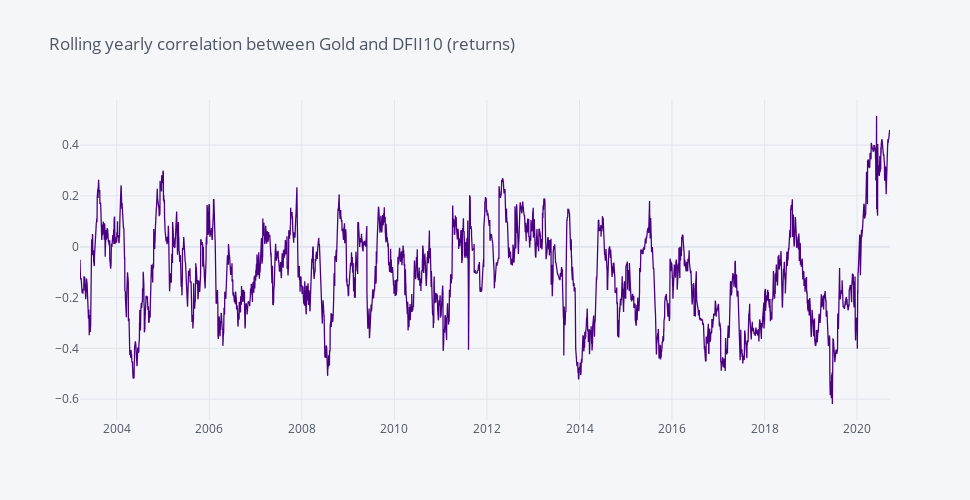

Here is the notebook cell this chart was saved with:
### Code cell
returns['GOLD'].rolling(52).corr(returns['DFII10']).dropna().iplot(dimensions=pa.dimensions, color='indigo', title='Rolling yearly correlation between Gold and DFII10 (returns)')

### Figure 1 — Plotly figure (JSON) as saved in the notebook; plotly's stock layout.template omitted (floating-point values rounded to 4 significant figures; data arrays with more than 128 entries replaced by an {"elided": "..."} marker saying what was removed)
{"data": [{"line": {"color": "rgba(75, 0, 130, 1.0)", "dash": "solid", "shape": "linear", "width": 1.3}, "mode": "lines", "name": "None", "text": "", "type": "scatter", "x": {"elided": "4554 str values"}, "y": {"elided": "4554 float values"}}], "layout": {"height": 500, "legend": {"bgcolor": "#F5F6F9", "font": {"color": "#4D5663"}}, "paper_bgcolor": "#F5F6F9", "plot_bgcolor": "#F5F6F9", "title": {"font": {"color": "#4D5663"}, "text": "Rolling yearly correlation between Gold and DFII10 (returns)"}, "width": 970, "xaxis": {"autorange": true, "gridcolor": "#E1E5ED", "range": ["2003-03-17", "2020-09-17"], "showgrid": true, "tickfont": {"color": "#4D5663"}, "title": {"font": {"color": "#4D5663"}, "text": ""}, "type": "date", "zerolinecolor": "#E1E5ED"}, "yaxis": {"autorange": true, "gridcolor": "#E1E5ED", "range": [-0.6822, 0.5774], "showgrid": true, "tickfont": {"color": "#4D5663"}, "title": {"font": {"color": "#4D5663"}, "text": ""}, "type": "linear", "zerolinecolor": "#E1E5ED"}}}
